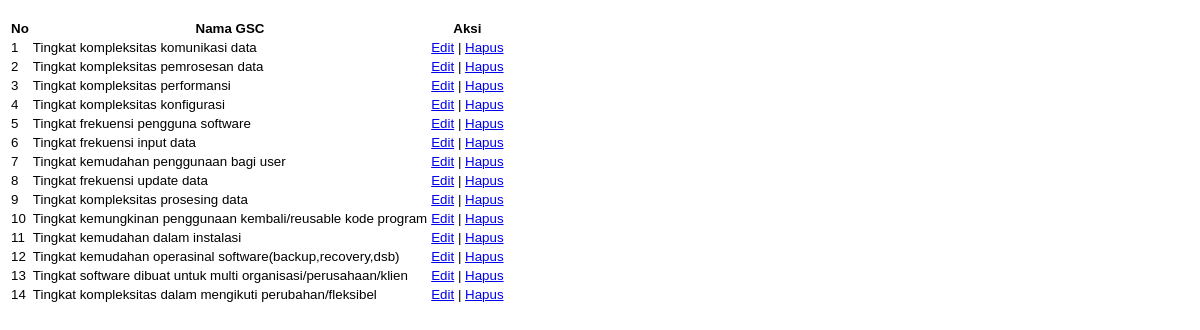
Page /admin/datagsc.php on the committed database.
### tables this page shows
CREATE TABLE IF NOT EXISTS `gsc` (
`id` int(3) NOT NULL,
  `nama_gsc` varchar(300) NOT NULL
);

### admin/datagsc.php (the view, shortened to what this page needs)
<!DOCTYPE html>
<html lang="en">
	<head>
		<link rel="stylesheet" type="text/css" href="../assets/css/style.css">
	</head>
	<body>
		<div class="table-responsive" id="table">
			<table class="table table-striped">
				<tr>
					<th>No</th>
					<th>Nama GSC</th>
					<th>Aksi</th>
				</tr>
				<?php
					$sql = mysql_query("SELECT * FROM gsc");
					$no = 1;
					while ($data = mysql_fetch_assoc($sql))
					{
				?>
					<tr>
						<td><?php echo $no;?></td>
						<td><?php echo $data['nama_gsc']; ?></td>
						<td>
							<a href="#edit-gsc" data-toggle="modal" onclick="javascript:editgsc(<?php echo $data['id'].", '".$data['nama_gsc']."', '".$data['nilai_gsc']."'"; ?>)">Edit</a>
							|
							<a href="deletegsc.php?id_gsc=<?php echo $data['id']; ?>" onclick="return confirm('Apakah Anda yakin?')">Hapus</a>
						</td>
					</tr>
				<?php
					$no++;
					}
				?>
			</table>
		</div>
	</body>
</html>

### assets/css/style.css (style rules this page uses)
body { padding-bottom: 40px; background-size: cover; background-repeat: no-repeat; background-image: url("../img/tehnologijabg.jpg"); }
tr > th { font-family: "Adobe Garamond Pro Bold", helvetica, sans-serif; font-size: 10pt; font-weight: bold; background-color: transparent; }
tr > td { font-size: 10pt; font-family: "Calibri", helvetica, sans-serif; }
#table { position: relative; top: 10px; }

### rows in the picture
gsc: nama_gsc "Tingkat kompleksitas komunikasi data"
gsc: nama_gsc "Tingkat kompleksitas pemrosesan data"
gsc: nama_gsc "Tingkat kompleksitas performansi"
gsc: nama_gsc "Tingkat kompleksitas konfigurasi"
gsc: nama_gsc "Tingkat frekuensi pengguna software"
gsc: nama_gsc "Tingkat frekuensi input data"
gsc: nama_gsc "Tingkat kemudahan penggunaan bagi user"
gsc: nama_gsc "Tingkat frekuensi update data"
gsc: nama_gsc "Tingkat kompleksitas prosesing data"
gsc: nama_gsc "Tingkat kemungkinan penggunaan kembali/reusable kode program"
gsc: nama_gsc "Tingkat kemudahan dalam instalasi"
gsc: nama_gsc "Tingkat kemudahan operasinal software(backup,recovery,dsb)"
gsc: nama_gsc "Tingkat software dibuat untuk multi organisasi/perusahaan/klien"
gsc: nama_gsc "Tingkat kompleksitas dalam mengikuti perubahan/fleksibel"
